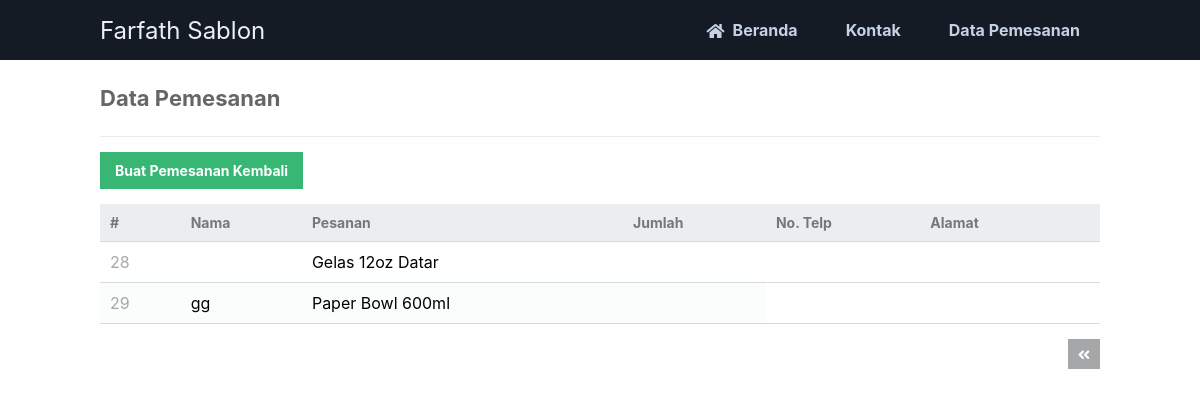
The page /read_user.php?page=2 on the database its author committed.
### tables this page shows
CREATE TABLE `pemesanan` (
  `id` int(11) NOT NULL,
  `nama` varchar(50) NOT NULL,
  `pesanan` varchar(50) NOT NULL,
  `jumlah` varchar(50) NOT NULL,
  `notelp` varchar(20) NOT NULL,
  `alamat` varchar(100) NOT NULL
);

### read_user.php (the view, shortened to what this page needs)
<?php
include 'functions_user.php';
$pdo = pdo_connect_mysql();
$page = isset($_GET['page']) && is_numeric($_GET['page']) ? (int)$_GET['page'] : 1;
$records_per_page = 5;
$stmt = $pdo->prepare('SELECT * FROM pemesanan ORDER BY id LIMIT :current_page, :record_per_page');
$stmt->bindValue(':current_page', ($page-1)*$records_per_page, PDO::PARAM_INT);
$stmt->bindValue(':record_per_page', $records_per_page, PDO::PARAM_INT);
$stmt->execute();
$contacts = $stmt->fetchAll(PDO::FETCH_ASSOC);
?>
<?=template_header('Read')?>
<div class="content read">
	<h2>Data Pemesanan</h2>
	<a href="create_user.php" class="create-contact">Buat Pemesanan Kembali</a>
	<table>
        <thead>
            <tr>
                <td>#</td>
                <td>Nama</td>
                <td>Pesanan</td>
                <td>Jumlah</td>
                <td>No. Telp</td>
                <td>Alamat</td>
                <td></td>
            </tr>
        </thead>
        <tbody>
            <?php foreach ($contacts as $contact): ?>
            <tr>
                <td><?=$contact['id']?></td>
                <td><?=$contact['nama']?></td>
                <td><?=$contact['pesanan']?></td>
                <td><?=$contact['jumlah']?></td>
            </tr>
            <?php endforeach; ?>
        </tbody>
    </table>
	<div class="pagination">
		<?php if ($page > 1): ?>
		<a href="read_user.php?page=<?=$page-1?>"><i class="fas fa-angle-double-left fa-sm"></i></a>
		<?php endif; ?>
	</div>
</div>
<?=template_footer()?>

### style.css (style rules this page uses)
* { box-sizing: border-box; font-family: -apple-system, BlinkMacSystemFont, "segoe ui", roboto, oxygen, ubuntu, cantarell, "fira sans", "droid sans", "helvetica neue", Arial, sans-serif; font-size: 16px; -webkit-font-smoothing: antialiased; -moz-osx-font-smoothing: grayscale; }
body { background-color: #FFFFFF; margin: 0; }
.content { width: 1000px; margin: 0 auto; }
.content h2 { margin: 0; padding: 25px 0; font-size: 22px; border-bottom: 1px solid #ebebeb; color: #666666; }
.read .create-contact { display: inline-block; text-decoration: none; background-color: #38b673; font-weight: bold; font-size: 14px; color: #FFFFFF; padding: 10px 15px; margin: 15px 0; }
.read .pagination { display: flex; justify-content: flex-end; }
.read .pagination a { display: inline-block; text-decoration: none; background-color: #a5a7a9; font-weight: bold; color: #FFFFFF; padding: 5px 10px; margin: 15px 0 15px 5px; }
.read table { width: 100%; padding-top: 30px; border-collapse: collapse; }
.read table thead { background-color: #ebeef1; border-bottom: 1px solid #d3dae0; }
.read table thead td { padding: 10px; font-weight: bold; color: #767779; font-size: 14px; }
.read table tbody tr { border-bottom: 1px solid #d3dae0; }
.read table tbody tr:nth-child(even) { background-color: #fbfcfc; }
.read table tbody tr td { padding: 10px; }
.read table tbody tr td:nth-child(1) { color: #a5a7a9; }

### rows shown on the page
pemesanan: id "28", pesanan "Gelas 12oz Datar"
pemesanan: id "29", nama "gg", pesanan "Paper Bowl 600ml"
